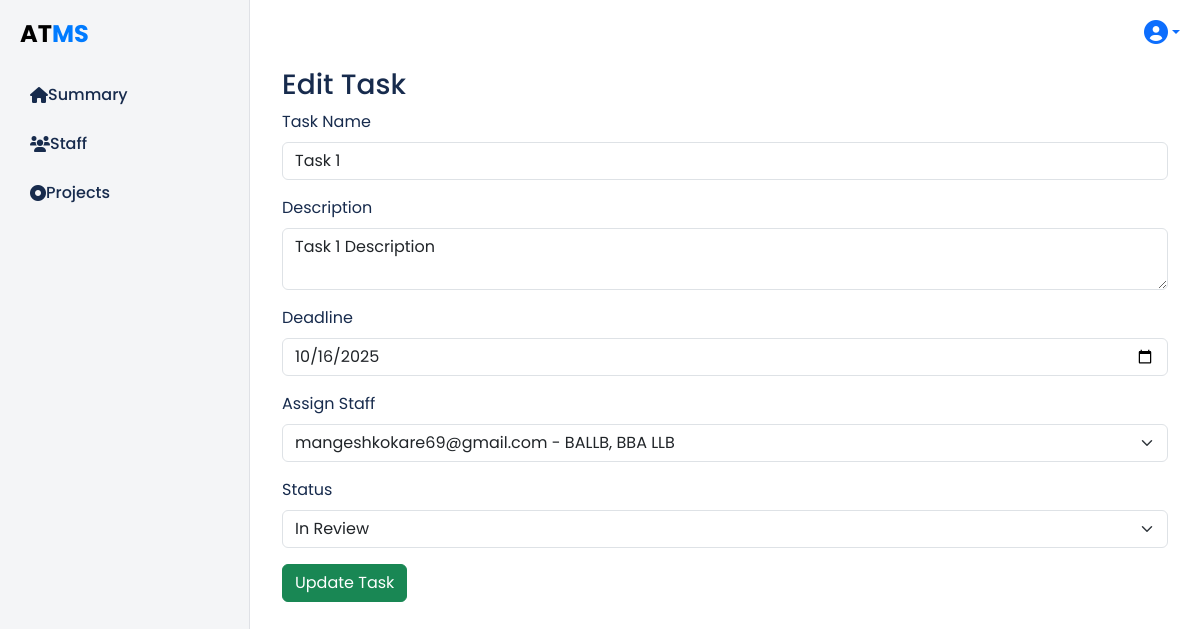
/accounts/edit_task/74/ (signed in), run on the app's committed database.
### accounts/models.py (models this page shows, shortened)
class Task(models.Model):
    STATUS_CHOICES = [
        ('to_do', 'To Do'),
        ('in_progress', 'In Progress'),
        ('in_review', 'In Review'),
        ('done', 'Done'),
    ]
    PRIORITY_CHOICES = [
        ('low', 'Low'),
        ('medium', 'Medium'),
        ('high', 'High'),
    ]
    title = models.CharField(max_length=255)
    description = models.TextField()
    assigned_to = models.ForeignKey(
        'CustomUser',
        on_delete=models.CASCADE,
        related_name='assigned_tasks',
        limit_choices_to={'role': 'student'},
        null=True,  # now optional to allow team assignment
        blank=True
    )
    assigned_by = models.ForeignKey(
        'CustomUser',
        on_delete=models.CASCADE,
        related_name='created_tasks',
        limit_choices_to={'role': 'staff'}
    )
    project = models.ForeignKey(Project, on_delete=models.CASCADE, related_name='tasks', null=True, blank=True)
    team = models.ForeignKey(
        'Team',
        on_delete=models.CASCADE,
        related_name='tasks',
        null=True,
        blank=True
    )
    parent_task = models.ForeignKey('self', on_delete=models.CASCADE, related_name='subtasks', null=True, blank=True)
    status = models.CharField(max_length=20, choices=STATUS_CHOICES, default='to_do')
    priority = models.CharField(max_length=20, choices=PRIORITY_CHOICES, default='medium')
    due_date = models.DateField(null=True, blank=True)
    created_at = models.DateTimeField(auto_now_add=True)
    updated_at = models.DateTimeField(auto_now=True)
    sprint = models.CharField(max_length=100, blank=True)
    start_time = models.DateTimeField(null=True, blank=True)
    end_time = models.DateTimeField(null=True, blank=True)
    total_time = models.DurationField(null=True, blank=True)  # stores timedelta
    total_time_seconds = models.PositiveIntegerField(default=0)  # optional for aggregation

class CustomUser(AbstractUser):
    emp_id = models.CharField(max_length=20, blank=True, null=True)
    campus = models.ForeignKey('Campus', on_delete=models.SET_NULL, null=True, blank=True)
    school = models.ForeignKey('School', on_delete=models.SET_NULL, null=True, blank=True)
    department = models.ManyToManyField('Department', blank=True)
    phone_number = models.CharField(max_length=15, blank=True, null=True)
    gender = models.CharField(max_length=10, blank=True, null=True)
    phone_no = models.CharField(max_length=15, blank=True, null=True)
    role = models.CharField(
        max_length=10,
        choices=[('admin', 'Admin'), ('hod', 'HOD'), ('staff', 'Staff'), ('student', 'Student')],
        blank=True, null=True,
    )
    email = models.EmailField(unique=True)
    USERNAME_FIELD = 'email'  # login using email
    REQUIRED_FIELDS = ['username']        # must NOT include 'email'

### accounts/views.py (the view, shortened to what this page needs)
# urls.py: path("edit_task/<int:task_id>/", views.edit_task, name="edit_task"),
@login_required
def edit_task(request, task_id):
    task = get_object_or_404(Task, id=task_id)
    staff = CustomUser.objects.filter(role='staff')  # staff list for selection
    context = {
        "task": task,
        "staff": staff
    }
    return render(request, "accounts/edit_task.html", context)

### accounts/context_processors.py (called while the page is built)
def all_projects(request):
    projects = Project.objects.all()
    return {'projects': projects}

def global_teams_and_students(request):
    teams = Team.objects.all()
    students = User.objects.filter(role='staff')
    return {
        'teams': teams,
        'students': students
    }

### accounts/models.py (called while the page is built)
    def __str__(self):
        return self.name

### accounts/templates/accounts/edit_task.html (shortened to what this page needs)
{% extends 'hod_base.html' %}
{% block content %}
<div class="container mt-4">
    <h3>Edit Task</h3>
    <form method="POST">
        <div class="mb-3">
            <label class="form-label">Task Name</label>
            <input type="text" name="task_name" class="form-control" value="{{ task.title }}" required>
        </div>
        <div class="mb-3">
            <label class="form-label">Description</label>
            <textarea name="task_description" class="form-control">{{ task.description }}</textarea>
        </div>
        <div class="mb-3">
            <label class="form-label">Deadline</label>
            <input type="date" name="deadline" class="form-control" value="{{ task.due_date|date:'Y-m-d' }}" required>
        </div>
        <div class="mb-3">
            <label class="form-label">Assign Staff</label>
            <select name="assigned_staff" class="form-select" required>
                {% for s in staff %}
                    <option value="{{ s.id }}" {% if task.assigned_to.id == s.id %}selected{% endif %}>
                        {{ s.username }}{% if s.department.all %} - {{ s.department.all|join:", " }}{% endif %}
                    </option>
                {% endfor %}
            </select>
        </div>
        <div class="mb-3">
            <label class="form-label">Status</label>
            <select name="status" class="form-select" required>
                <option value="in_review" {% if task.status == "in_review" %}selected{% endif %}>In Review</option>
            </select>
        </div>
        <button type="submit" class="btn btn-success">Update Task</button>
    </form>
</div>
{% endblock %}

### templates/hod_base.html (style rules this page uses)
:root { --hod-blue: #007bff; --sidebar-bg: #f4f5f7; --main-bg: #ffffff; --primary-text: #172b4d; --secondary-text: #6b778c; --border-color: #dfe1e6; --card-shadow: 0 1px 0 rgba(9, 30, 66, 0.25); }
body { font-family: 'Poppins', sans-serif; background-color: var(--main-bg); color: var(--primary-text); }

### data on the page
Task: task_name "Task 1", task_description "Task 1 Description", deadline "10/16/2025", assigned_staff "mangeshkokare69@gmail.com - BALLB, BBA LLB", status "In Review"
